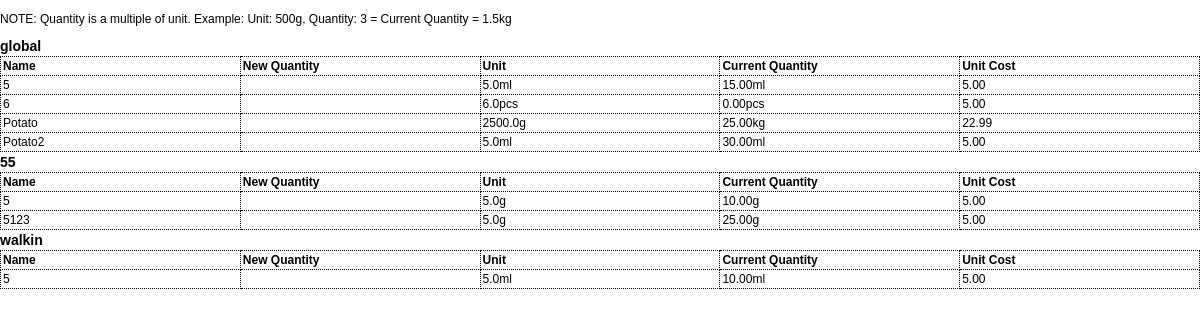
Page /inventory/print/ on the committed database.
### inventory/models.py (models this page shows, shortened)
class Category(models.Model):
    name = models.CharField(max_length=100, unique=True, default="global")
    order = models.PositiveIntegerField(default=1)
    class Meta:
        ordering = ['order']

class Ingredient(models.Model):
    UNIT_TYPES = [
        ('g', 'gram'),
        ('ml', 'milliliter'),
        ('pce', 'piece'),
        ('cm', 'centimeter'),
        ('oz', 'ounce'),
        ('fl_oz', 'fluid ounce'),
        ('pcs', 'piece'),
        ('in', 'inch'),
    ]
    name = models.CharField(max_length=255)
    quantity = models.FloatField()  # Quantity in stock
    category = models.ForeignKey(Category, on_delete=models.CASCADE)
    unit_type = models.CharField(max_length=10, choices=UNIT_TYPES)
    unit_multiplier = models.FloatField()  # Multiplier for unit type
    unit_cost = models.FloatField()  # Cost per unit
    threshold = models.FloatField(default=0)  # Minimum threshold for inventory
    estimated_usage = models.FloatField(null=True, blank=True)  # Optional, estimated usage per day
    total_cost = models.DecimalField(max_digits=12, decimal_places=2, editable=False)
    history = HistoricalRecords()
    order = models.PositiveIntegerField(default=1)
    change_source = models.CharField(max_length=50, blank=True, null=True)
    class Meta:
        ordering = ['order']  # Default ordering by the `order` field
        unique_together = ('name', 'category')
    @property
    def converted_quantity(self):
        metric_conversion_factors = {
            'g': Decimal('1000'),       # 1000 grams = 1 kg
            'ml': Decimal('1000'),      # 1000 milliliters = 1 liter
            'cm': Decimal('100'),       # 100 cm = 1 m
            'pce': Decimal('1'),        # No conversion for pieces
        }
        imperial_conversion_factors = {
            'oz': Decimal('16'),        # 16 ounces = 1 pound
            'fl_oz': Decimal('128'),    # 128 fluid ounces = 1 gallon
            'in': Decimal('12'),        # 12 inches = 1 foot
            'pcs': Decimal('1'),        # No conversion for pieces
        }
        if self.unit_type in metric_conversion_factors:
            conversion_factor = metric_conversion_factors[self.unit_type]
            higher_unit = {'g': 'kg', 'ml': 'L', 'cm': 'm'}.get(self.unit_type, self.unit_type)
        elif self.unit_type in imperial_conversion_factors:
            conversion_factor = imperial_conversion_factors[self.unit_type]
            higher_unit = {'oz': 'lb', 'fl_oz': 'gal', 'in': 'ft'}.get(self.unit_type, self.unit_type)
        else:
            conversion_factor = Decimal('1')
            higher_unit = self.unit_type
        base_qty = Decimal(self.quantity) * Decimal(self.unit_multiplier)
        if base_qty < conversion_factor:
            return f"{base_qty.quantize(Decimal('.01'), rounding=ROUND_HALF_UP)}{self.unit_type}"
        converted_qty = base_qty / conversion_factor
        return f"{converted_qty.quantize(Decimal('.01'), rounding=ROUND_HALF_UP)}{higher_unit}"

### inventory/views.py (the view)
# urls.py: path('print/', views.print_inventory, name='print_inventory'),
def print_inventory(request):
    categories = Category.objects.prefetch_related(
        models.Prefetch('ingredient_set', queryset=Ingredient.objects.order_by('order'))
    )
    context = {'categories': categories}
    return render(request, 'inventory/print_inventory.html', context)

### inventory/templates/inventory/print_inventory.html (shortened to what this page needs)
<!DOCTYPE html>
<html lang="en">
<head>
</head>
<body>
    <p>NOTE: Quantity is a multiple of unit. Example: Unit: 500g, Quantity: 3 = Current Quantity = 1.5kg</p>
    {% load humanize %}
    {% for category in categories %}
    <h2>{{ category.name }}</h2>
    <table>
        <thead>
            <tr>
                <th>Name</th>
                <th>New Quantity</th>
                <th>Unit</th>
                <th>Current Quantity</th>
                <th>Unit Cost</th>
            </tr>
        </thead>
        <tbody>
            {% for ingredient in category.ingredient_set.all %}
            <tr>
                <td>{{ ingredient.name|title }}</td>
                <td></td>
                <td>{{ ingredient.unit_multiplier }}{{ ingredient.unit_type }}</td>
                <td>{{ ingredient.converted_quantity }}</td>
                <td>{{ settings.get_currency_type_display }}{{ ingredient.unit_cost|floatformat:2|intcomma }}</td>
            </tr>
            {% endfor %}
        </tbody>
    </table>
    {% endfor %}
</body>
</html>

### inventory/templates/inventory/print_inventory.html (style rules this page uses)
body { font-family: Arial, sans-serif; font-size: 12px; margin: 0; padding: 0; }
table { width: 100%; border-collapse: collapse; table-layout: fixed; }
th, td { border: 1px dotted black; padding: 2px ; text-align: left; word-wrap: break-word; }
th { background-color: #fff; }
h2 { margin: 2px 0 2px; font-size: 14px; }

### rows in the picture
Category: name "global"
Ingredient: name "5", unit_multiplier "5.0", unit_type "ml", converted_quantity "15.00ml", unit_cost "5.00"
Ingredient: name "6", unit_multiplier "6.0", unit_type "pcs", converted_quantity "0.00pcs", unit_cost "5.00"
Ingredient: name "Potato", unit_multiplier "2500.0", unit_type "g", converted_quantity "25.00kg", unit_cost "22.99"
Ingredient: name "Potato2", unit_multiplier "5.0", unit_type "ml", converted_quantity "30.00ml", unit_cost "5.00"
Category: name "55"
Ingredient: name "5", unit_multiplier "5.0", unit_type "g", converted_quantity "10.00g", unit_cost "5.00"
Ingredient: name "5123", unit_multiplier "5.0", unit_type "g", converted_quantity "25.00g", unit_cost "5.00"
Category: name "walkin"
Ingredient: name "5", unit_multiplier "5.0", unit_type "ml", converted_quantity "10.00ml", unit_cost "5.00"
